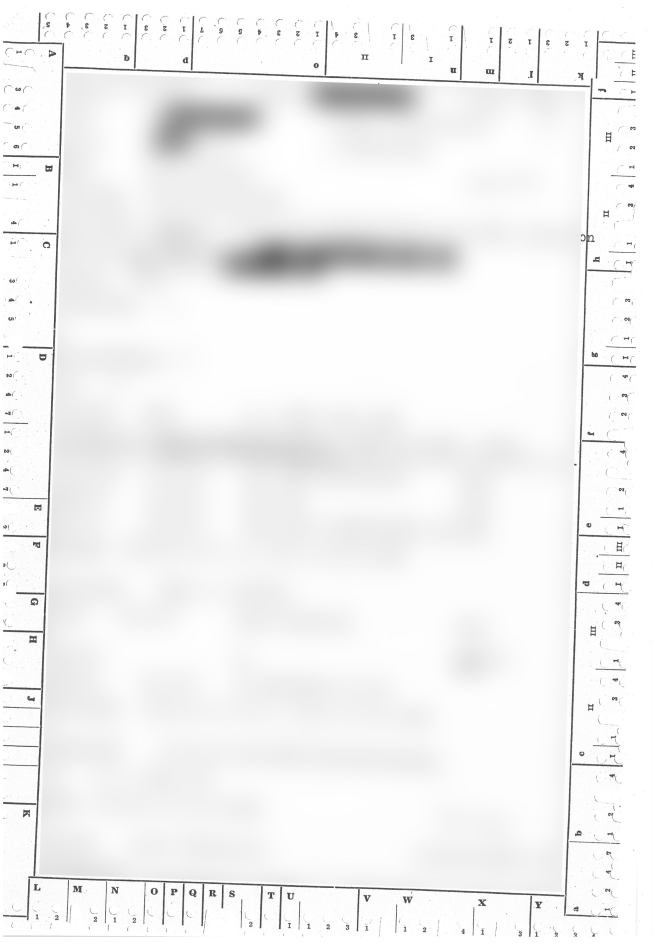
#> input picture 57158869-autocropping-images-to-extract-inner-black-border-roi-using-python/1.jpg, 2000 x 2829 px (shown at 1/3 size)
$ python autocropping2.py
#> lines starting #> are read from the running program, lines starting #| are printed output that depends on the picture; after the words box and inside, x2 and y2 are one past the last pixel; in counts of white or black regions, pixels touching at a corner belong together
import cv2
import numpy as np

def rotate_image(image, angle):
    # Grab the dimensions of the image and then determine the center
    (h, w) = image.shape[:2]
    (cX, cY) = (w / 2, h / 2)

    # grab the rotation matrix (applying the negative of the
    # angle to rotate clockwise), then grab the sine and cosine
    # (i.e., the rotation components of the matrix)
    M = cv2.getRotationMatrix2D((cX, cY), -angle, 1.0)
    cos = np.abs(M[0, 0])
    sin = np.abs(M[0, 1])

    # Compute the new bounding dimensions of the image
    nW = int((h * sin) + (w * cos))
    nH = int((h * cos) + (w * sin))

    # Adjust the rotation matrix to take into account translation
    M[0, 2] += (nW / 2) - cX
    M[1, 2] += (nH / 2) - cY

    # Perform the actual rotation and return the image
    return cv2.warpAffine(image, M, (nW, nH))

def perspective_transform(image, corners):
    def order_corner_points(corners):
        # Separate corners into individual points
        # Index 0 - top-right
        #       1 - top-left
        #       2 - bottom-left
        #       3 - bottom-right
        corners = [(corner[0][0], corner[0][1]) for corner in corners]
        top_r, top_l, bottom_l, bottom_r = corners[0], corners[1], corners[2], corners[3]
        return (top_l, top_r, bottom_r, bottom_l)

    # Order points in clockwise order
    ordered_corners = order_corner_points(corners)
    top_l, top_r, bottom_r, bottom_l = ordered_corners

    # Determine width of new image which is the max distance between
    # (bottom right and bottom left) or (top right and top left) x-coordinates
    width_A = np.sqrt(((bottom_r[0] - bottom_l[0]) ** 2) + ((bottom_r[1] - bottom_l[1]) ** 2))
    width_B = np.sqrt(((top_r[0] - top_l[0]) ** 2) + ((top_r[1] - top_l[1]) ** 2))
    width = max(int(width_A), int(width_B))

    # Determine height of new image which is the max distance between
    # (top right and bottom right) or (top left and bottom left) y-coordinates
    height_A = np.sqrt(((top_r[0] - bottom_r[0]) ** 2) + ((top_r[1] - bottom_r[1]) ** 2))
    height_B = np.sqrt(((top_l[0] - bottom_l[0]) ** 2) + ((top_l[1] - bottom_l[1]) ** 2))
    height = max(int(height_A), int(height_B))

    # Construct new points to obtain top-down view of image in
    # top_r, top_l, bottom_l, bottom_r order
    dimensions = np.array([[0, 0], [width - 1, 0], [width - 1, height - 1],
                    [0, height - 1]], dtype = "float32")

    # Convert to Numpy format
    ordered_corners = np.array(ordered_corners, dtype="float32")

    # Find perspective transform matrix
    matrix = cv2.getPerspectiveTransform(ordered_corners, dimensions)

    # Return the transformed image
    return cv2.warpPerspective(image, matrix, (width, height))

image = cv2.imread('1.jpg')
#> image is the input picture: shape (2829, 2000, 3); min 29, max 255, mean 243.1
original = image.copy()

mask = np.zeros(image.shape, np.uint8)
clean_mask = np.zeros(image.shape, np.uint8)
blur = cv2.medianBlur(image, 9)
gray = cv2.cvtColor(blur, cv2.COLOR_BGR2GRAY)
canny = cv2.Canny(gray, 120, 255, 1)
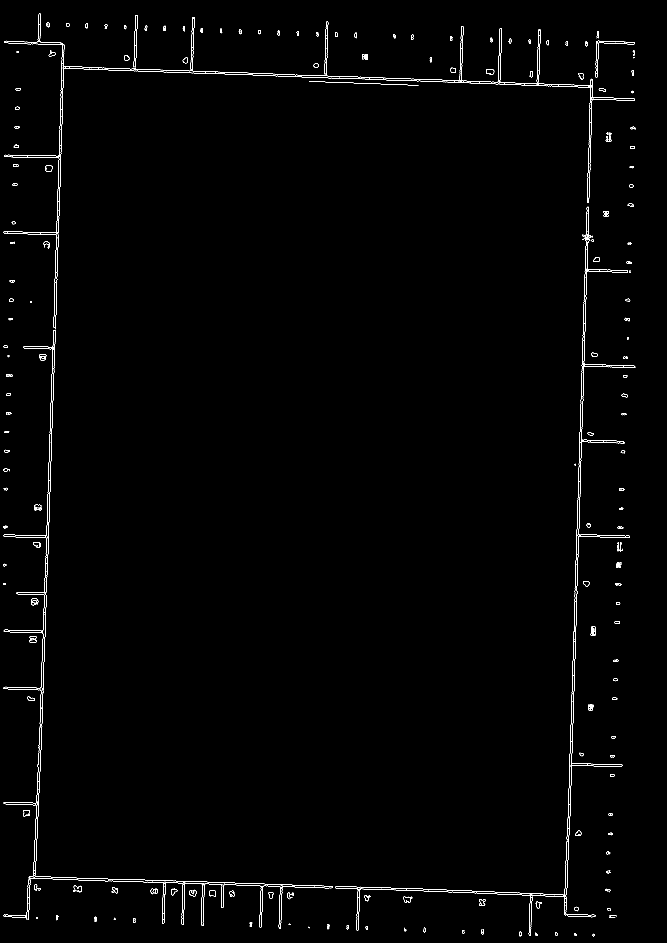
#> canny: shape (2829, 2000) (shown at 1/3 size); 0.62% white in thin lines or dots
kernel = cv2.getStructuringElement(cv2.MORPH_RECT, (5,5))
close = cv2.morphologyEx(canny, cv2.MORPH_CLOSE, kernel, iterations=2)
#> close: shape (2829, 2000); 1.9% white; 159 white regions (3 under 20 px), largest, box (x1, y1, x2, y2) and area: (10, 41, 1905, 2786) 58431, (1007, 620, 1907, 2807) 26750, (1786, 94, 1904, 232) 1618
dilate = cv2.dilate(close, kernel, iterations=1)
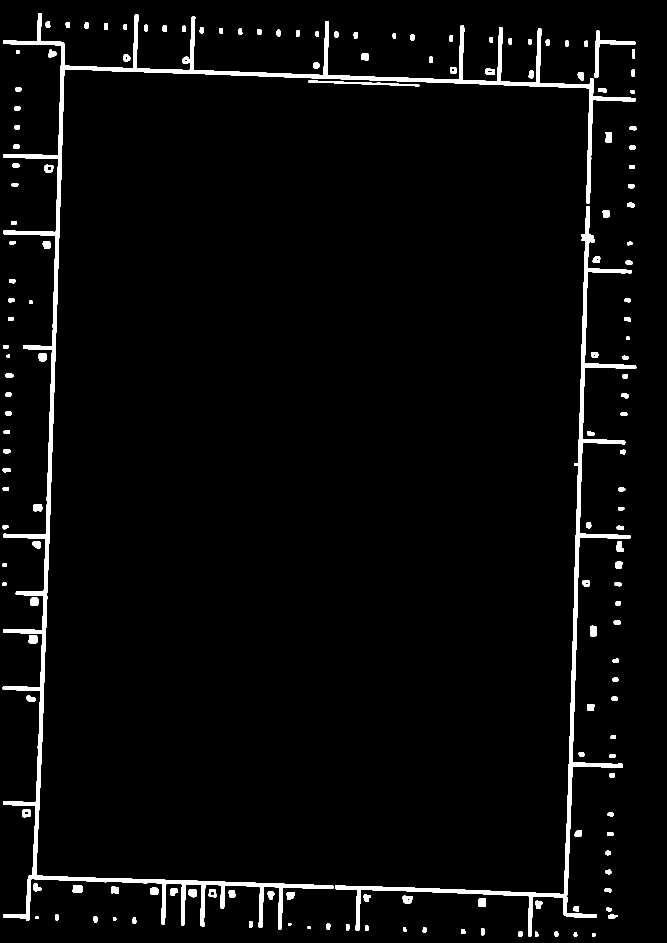
#> dilate: shape (2829, 2000) (shown at 1/3 size); 3.2% white; 159 white regions, largest, box (x1, y1, x2, y2) and area: (8, 39, 1907, 2788) 94087, (1005, 618, 1909, 2809) 42978, (1784, 92, 1906, 234) 2678

minLineLength = 150
maxLineGap = 250
lines = cv2.HoughLinesP(dilate,1,np.pi/180,100,minLineLength,maxLineGap)
#> lines = 47 rows, first 6: [106, 2637, 194, 132], [102, 2636, 190, 127], [1695, 2747, 1759, 903], [105, 2637, 193, 132], [1703, 2421, 1765, 618], [114, 2487, 188, 342]
for line in lines:
    for x1,y1,x2,y2 in line:
        cv2.line(mask,(x1,y1),(x2,y2),(255,255,255),2)
#> this loop made 47 passes
#> line on passes 1 to 12: [[106, 2637, 194, 132]], [[102, 2636, 190, 127]], [[1695, 2747, 1759, 903]], [[105, 2637, 193, 132]], [[1703, 2421, 1765, 618]], [[114, 2487, 188, 342]], [[1767, 609, 1780, 238]], [[1694, 2747, 1768, 618]], [[104, 2637, 191, 130]], [[159, 986, 189, 127]], [[1714, 2248, 1751, 1161]], [[1726, 1676, 1762, 618]]
#> mask: shape (2829, 2000, 3); 1.5% white; 3 white regions, box (x1, y1, x2, y2) and area: (100, 126, 1782, 2667) 58441, (1004, 617, 1770, 2749) 27107, (924, 242, 1259, 259) 1671

mask = cv2.dilate(mask, kernel, iterations=2)
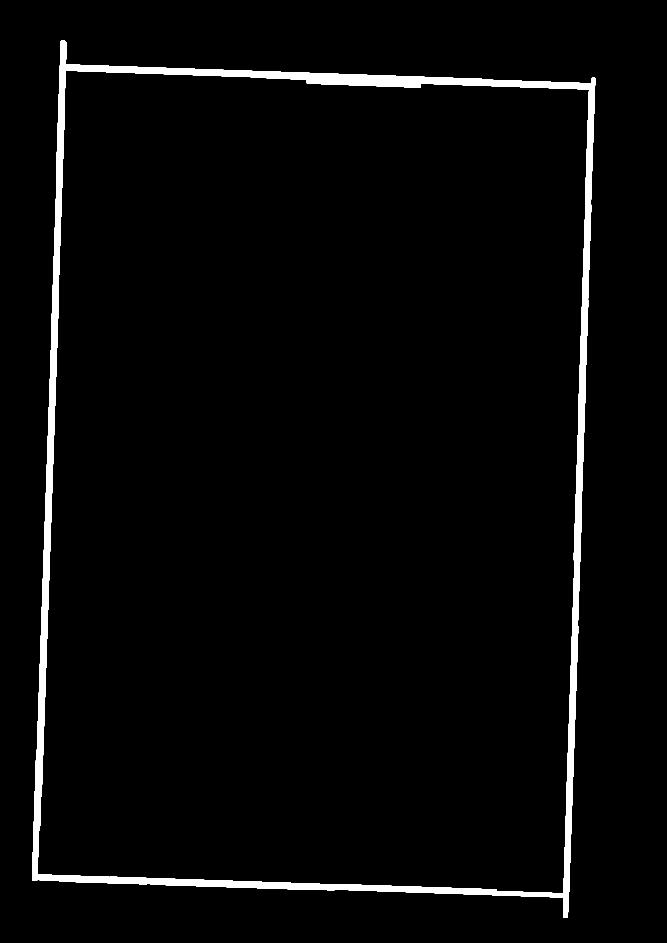
#> mask: shape (2829, 2000, 3) (shown at 1/3 size); 2.8% white; 1 white region, box (x1, y1, x2, y2) and area: (96, 122, 1786, 2753) 158112
mask = cv2.cvtColor(mask, cv2.COLOR_BGR2GRAY)
#> mask: shape (2829, 2000); 2.8% white; 1 white region
cv2.imwrite('mask.png', mask)

cnts = cv2.findContours(mask, cv2.RETR_TREE, cv2.CHAIN_APPROX_SIMPLE)
#> cnts = 2 contours; box (x1, y1, x2, y2) and area: (96, 122, 1786, 2753) 3937110, (112, 211, 1768, 2681) 3787188
cnts = cnts[0] if len(cnts) == 2 else cnts[1]
cnts = sorted(cnts, key = cv2.contourArea, reverse = True)[:10]

for c in cnts:
    cv2.drawContours(clean_mask, [c], -1, (255, 255, 255), -1)
#> this loop made 2 passes
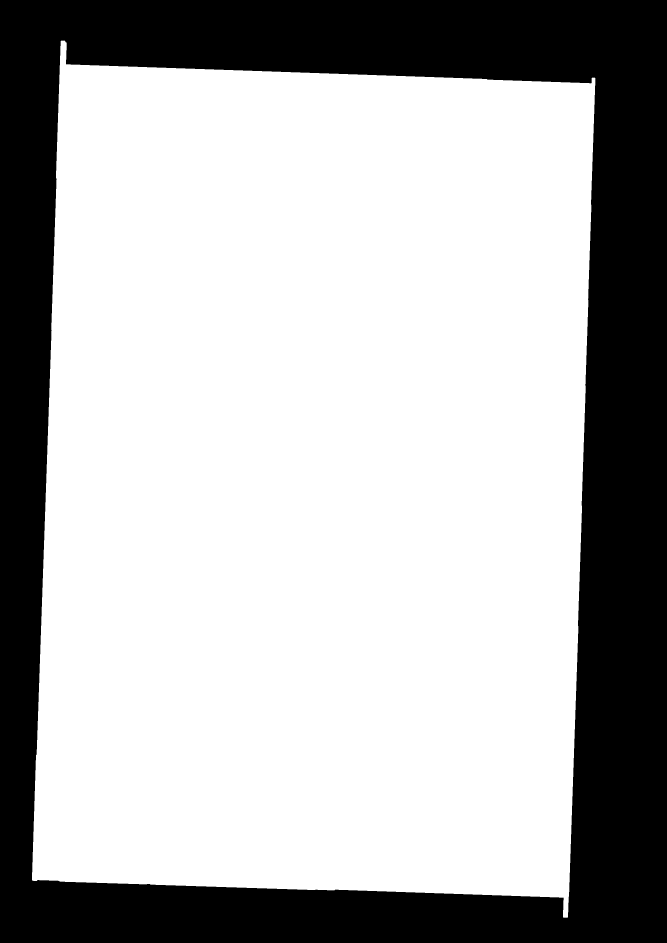
#> clean_mask: shape (2829, 2000, 3) (shown at 1/3 size); 69.7% white; 1 black region, box (x1, y1, x2, y2) and area: (0, 0, 2000, 2829) 1716696

clean_mask = cv2.morphologyEx(clean_mask, cv2.MORPH_OPEN, kernel, iterations=5)
#> clean_mask: shape (2829, 2000, 3); 69.6% white; 1 black region, box (x1, y1, x2, y2) and area: (0, 0, 2000, 2829) 1719124
result_no_transform = cv2.bitwise_and(clean_mask, image)
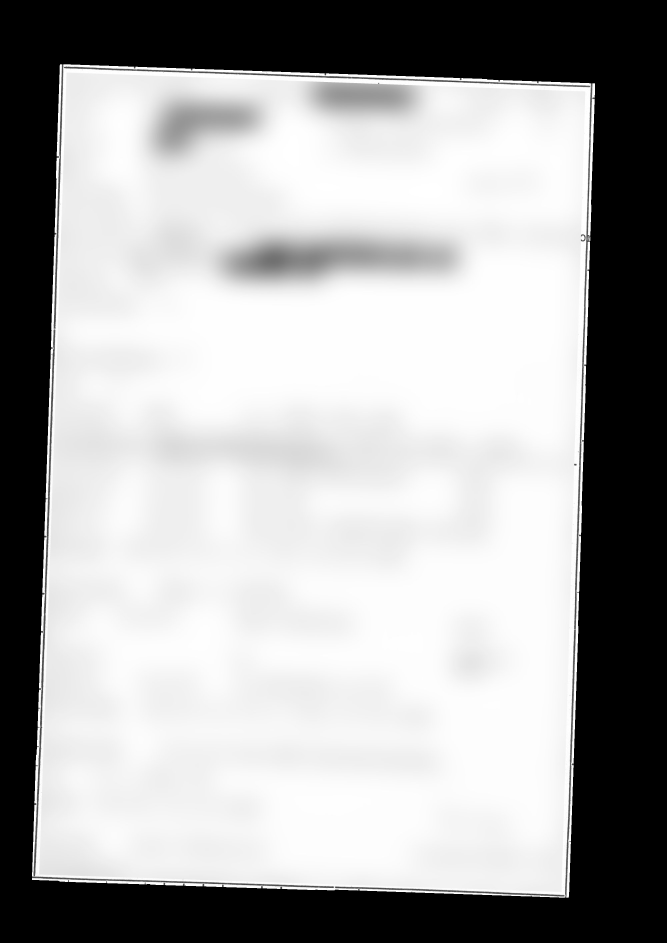
#> result_no_transform: shape (2829, 2000, 3) (shown at 1/3 size); min 0, max 255, mean 167.7

clean_mask = cv2.cvtColor(clean_mask, cv2.COLOR_BGR2GRAY)
#> clean_mask: shape (2829, 2000); 69.6% white; 1 black region
cnts = cv2.findContours(clean_mask, cv2.RETR_EXTERNAL, cv2.CHAIN_APPROX_SIMPLE)
#> cnts = 1 contour; box (x1, y1, x2, y2) and area: (96, 193, 1785, 2693) 3934824
cnts = cnts[0] if len(cnts) == 2 else cnts[1]

for c in cnts:
    # approximate the contour
    peri = cv2.arcLength(c, True)
    approx = cv2.approxPolyDP(c, 0.015 * peri, True)

    if len(approx) == 4:
        transformed = perspective_transform(original, approx)
#> this loop made 1 pass
#> (peri, ordered_corners in perspective_transform, width_A in perspective_transform, width_B in perspective_transform, width in perspective_transform, height_A in perspective_transform, height_B in perspective_transform, height in perspective_transform) on pass 1: (8224, [[96, 2639], [180, 193], [1784, 250], [1705, 2692]], 2443.3, 2447.4, 2447, 1605, 1609.9, 1609)
#> pass 1, `transformed = perspective_transform(original, approx)`:
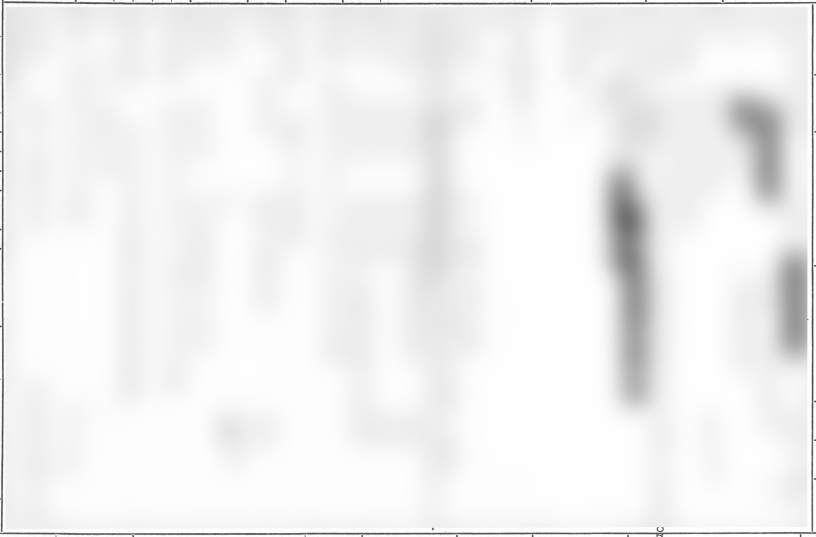
#> transformed: shape (1609, 2447, 3) (shown at 1/3 size); min 40, max 255, mean 240.9

result = rotate_image(transformed, -90)
#> in rotate_image, `M = cv2.getRotationMatrix2D((cX, cY), -angle, 1.0)`: M = [[6.12e-17, 1, 419], [-1, 6.12e-17, 2028]]
#> in rotate_image, `cos = np.abs(M[0, 0])`: cos = 6.12e-17
#> in rotate_image, `sin = np.abs(M[0, 1])`: sin = 1
#> in rotate_image, `nW = int((h * sin) + (w * cos))`: nW = 1609
#> in rotate_image, `nH = int((h * cos) + (w * sin))`: nH = 2447
#> in rotate_image, `return cv2.warpAffine(image, M, (nW, nH))`:
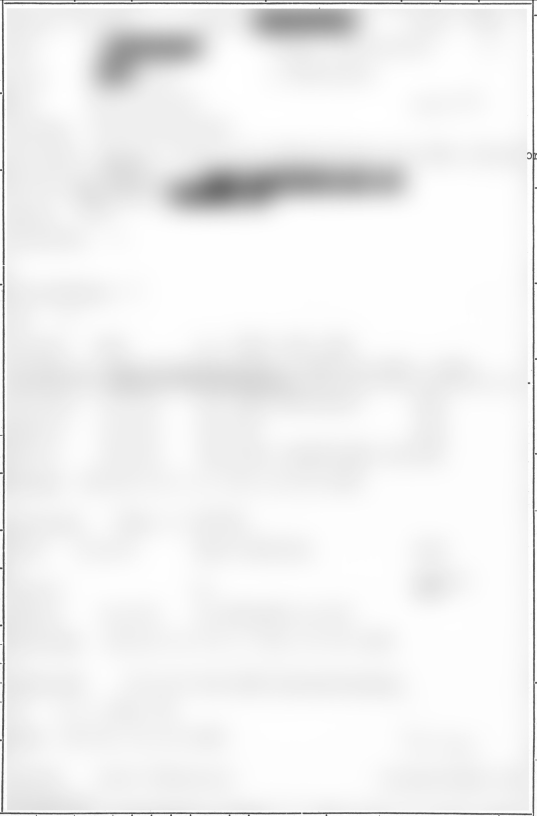
#> returned value: shape (2447, 1609, 3) (shown at 1/3 size); min 0, max 255, mean 240.8
cv2.imwrite('transformed.png', transformed)
cv2.imwrite('result_no_transform.png', result_no_transform)
cv2.imwrite('result.png', result)
cv2.imwrite('clean_mask.png', clean_mask)
